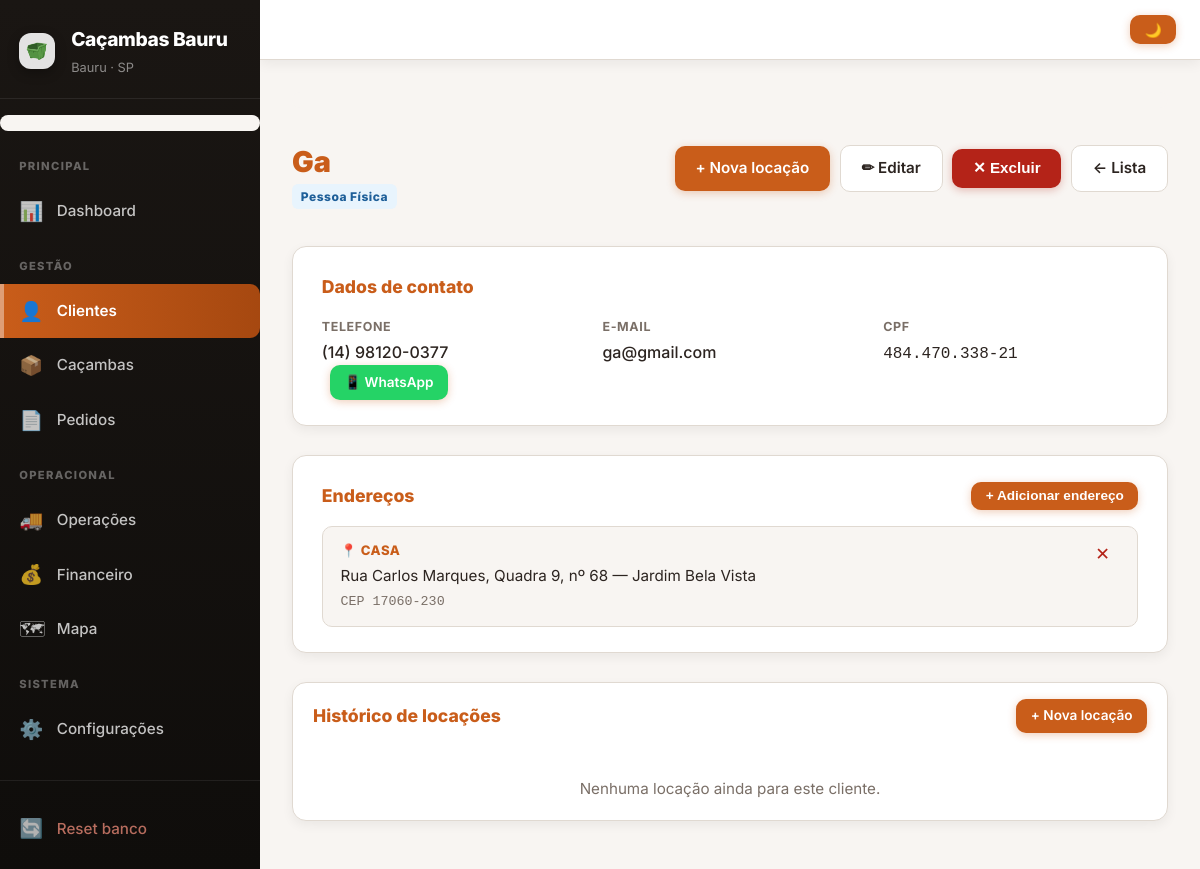
Screenshot of /clientes/1 with the database file from the repository.
### tables this page shows
CREATE TABLE clientes (
            id INTEGER PRIMARY KEY AUTOINCREMENT,
            tipo_pessoa TEXT NOT NULL DEFAULT 'pf',
            nome TEXT NOT NULL,
            cpf TEXT NOT NULL DEFAULT '',
            cnpj TEXT NOT NULL DEFAULT '',
            razao_social TEXT NOT NULL DEFAULT '',
            telefone TEXT NOT NULL,
            email TEXT DEFAULT '',
            endereco TEXT DEFAULT '',
            cep TEXT NOT NULL DEFAULT '',
            rua TEXT NOT NULL DEFAULT '',
            numero TEXT NOT NULL DEFAULT '',
            complemento TEXT NOT NULL DEFAULT ''
        );

CREATE TABLE enderecos_cliente (
            id INTEGER PRIMARY KEY AUTOINCREMENT,
            cliente_id INTEGER NOT NULL,
            cep TEXT NOT NULL DEFAULT '',
            rua TEXT NOT NULL DEFAULT '',
            quadra TEXT NOT NULL DEFAULT '',
            numero TEXT NOT NULL DEFAULT '',
            bairro TEXT NOT NULL DEFAULT '',
            complemento TEXT NOT NULL DEFAULT '',
            apelido TEXT NOT NULL DEFAULT '',
            FOREIGN KEY (cliente_id) REFERENCES clientes(id)
        );

### app.py (the view)
@app.route("/clientes/<int:cid>")
def cliente_detalhe(cid):
    conn = get_conn()
    c = conn.execute(
        "SELECT id,tipo_pessoa,nome,cpf,cnpj,razao_social,telefone,email,cep,rua,numero,complemento"
        " FROM clientes WHERE id=?", (cid,)
    ).fetchone()
    if not c:
        conn.close()
        flash("Cliente não encontrado.","erro")
        return redirect(url_for("clientes"))
    enderecos = conn.execute(
        "SELECT id,apelido,cep,rua,quadra,numero,bairro,complemento"
        " FROM enderecos_cliente WHERE cliente_id=? ORDER BY id", (cid,)
    ).fetchall()
    pedidos = conn.execute(
        """SELECT p.id,p.status,p.pago,p.capacidade_m3,p.endereco_obra,
                  p.obra_rua,p.obra_quadra,p.obra_numero,p.obra_bairro,
                  p.data_inicio,p.data_fim_prevista,p.data_fim_real,p.motorista_entrega,
                  p.motorista_retirada,p.observacoes,p.criado_em,
                  ca.codigo AS cacamba_codigo
           FROM pedidos p LEFT JOIN cacambas ca ON ca.id=p.cacamba_id
           WHERE p.cliente_id=? ORDER BY p.id DESC""", (cid,)
    ).fetchall()
    conn.close()
    return render_template("cliente_detalhe.html",
        cliente=c, enderecos=enderecos, pedidos=pedidos,
        hoje=date.today().isoformat())

### app.py (called while the page is built)
def _get_config():
    conn = get_conn()
    cfg = {r["chave"]: r["valor"] for r in conn.execute("SELECT chave,valor FROM config").fetchall()}
    conn.close()
    return cfg

def _dias_locacao(config=None):
    if config is None:
        config = _get_config()
    try:
        return max(1, min(int(config.get("dias_locacao","7")), 30))
    except ValueError:
        return 7

def _get_motoristas():
    conn = get_conn()
    rows = [r["nome"] for r in conn.execute("SELECT nome FROM motoristas ORDER BY nome").fetchall()]
    conn.close()
    return rows

@app.context_processor
def inject_global_context():
    cfg = _get_config()
    return {
        "empresa_nome": cfg.get("empresa_nome", "Caçambas Bauru"),
        "empresa_fone": cfg.get("empresa_fone", ""),
        "dias_locacao": _dias_locacao(cfg),
        "motoristas": _get_motoristas(),
    }

### database.py (called while the page is built)
def get_conn():
    conn = sqlite3.connect(DB_PATH)
    conn.row_factory = sqlite3.Row
    return conn

### templates/cliente_detalhe.html (shortened to what this page needs)
{% extends "base.html" %}
{% block content %}
<section class="page-head">
  <div>
    <h2>{{ cliente.nome }}</h2>
    <p>
      <span class="badge-tipo {% if cliente.tipo_pessoa == 'pj' %}badge-pj{% else %}badge-pf{% endif %}">
        {{ 'Pessoa Jurídica' if cliente.tipo_pessoa == 'pj' else 'Pessoa Física' }}
      </span>
    </p>
  </div>
  <div class="actions">
    <a class="btn" href="{{ url_for('pedido_novo', cliente_id=cliente.id) }}">+ Nova locação</a>
    <a class="btn btn-sec" href="{{ url_for('cliente_editar', cid=cliente.id) }}">✏ Editar</a>
    <form method="post" action="{{ url_for('cliente_excluir', cid=cliente.id) }}" class="inline-form"
          onsubmit="return confirm('Excluir este cliente permanentemente?')">
      <button type="submit" class="btn btn-danger">✕ Excluir</button>
    </form>
    <a class="btn btn-sec" href="{{ url_for('clientes') }}">← Lista</a>
  </div>
</section>
<div class="card">
  <h3 class="card-title">Dados de contato</h3>
  <div class="detalhe-grid">
      <div>
        <span class="detalhe-label">Telefone</span>
        <span class="detalhe-val">
          {{ cliente.telefone }}
          {% if cliente.telefone %}
          <a href="https://wa.me/55{{ cliente.telefone|replace(' ','')|replace('(','')|replace(')','')|replace('-','') }}?text=Olá, sua caçamba será entregue hoje."
             target="_blank" class="btn btn-sm" style="margin-left:.5rem; background:#25D366; color:white; border:none;">
            📱 WhatsApp
          </a>
          {% endif %}
        </span>
      </div>
    <div>
      <span class="detalhe-label">E-mail</span>
      <span class="detalhe-val">{{ cliente.email or '—' }}</span>
    </div>
    <div>
      <span class="detalhe-label">{% if cliente.tipo_pessoa == 'pj' %}CNPJ{% else %}CPF{% endif %}</span>
      <span class="detalhe-val mono">
        {% if cliente.tipo_pessoa == 'pj' and cliente.cnpj and cliente.cnpj|length == 14 %}
          {{ cliente.cnpj[0:2] }}.{{ cliente.cnpj[2:5] }}.{{ cliente.cnpj[5:8] }}/{{ cliente.cnpj[8:12] }}-{{ cliente.cnpj[12:14] }}
        {% elif cliente.cpf and cliente.cpf|length == 11 %}
          {{ cliente.cpf[0:3] }}.{{ cliente.cpf[3:6] }}.{{ cliente.cpf[6:9] }}-{{ cliente.cpf[9:11] }}
        {% else %}—{% endif %}
      </span>
    </div>
  </div>
</div>
<div class="card">
  <div class="card-head-row">
    <h3 class="card-title">Endereços</h3>
    <button class="btn btn-sm" type="button" onclick="toggleForm('form-end')">+ Adicionar endereço</button>
  </div>
  {% if enderecos %}
  <div class="enderecos-lista">
    {% for e in enderecos %}
    <div class="endereco-item">
      <div class="endereco-info">
        {% if e.apelido %}<strong class="end-apelido">📍 {{ e.apelido }}</strong>{% endif %}
        <span>
          {{ e.rua }}
          {%- if e.quadra %}, Quadra {{ e.quadra }}{% endif %}
          {%- if e.numero %}, nº {{ e.numero }}{% endif %}
          {%- if e.bairro %} — {{ e.bairro }}{% endif %}
        </span>
        {% if e.cep and e.cep|length == 8 %}<small class="muted mono">CEP {{ e.cep[0:5] }}-{{ e.cep[5:8] }}</small>{% endif %}
      </div>
      <form method="post" action="{{ url_for('cliente_endereco_excluir', cid=cliente.id, eid=e.id) }}"
            onsubmit="return confirm('Remover este endereço?')">
        <button type="submit" class="btn-icon-danger" title="Remover">✕</button>
      </form>
    </div>
    {% endfor %}
  </div>
  {% else %}
  <p class="muted" style="margin:.5rem 0 0; font-size:.9rem">Nenhum endereço adicional. Clique em "+ Adicionar endereço" para incluir.</p>
  {% endif %}
</div>
<div class="card table-wrap">
  <div class="card-head-row" style="padding:1rem 1.25rem .5rem">
    <h3 class="card-title">Histórico de locações</h3>
    <a class="btn btn-sm" href="{{ url_for('pedido_novo', cliente_id=cliente.id) }}">+ Nova locação</a>
  </div>
  {% if pedidos %}
  <table class="tabela-dados">
    <thead>
      <tr>
        <th>#</th>
        <th>Endereço da obra</th>
        <th>Tam.</th>
        <th>Retirada</th>
        <th>Caçamba</th>
        <th>Status</th>
        <th>Pagamento</th>
      </tr>
    </thead>
    <tbody>
      {% for p in pedidos %}
      {% set vencida = p.data_fim_prevista and p.data_fim_prevista < hoje and p.status != 'finalizado' %}
      <tr class="{% if vencida %}linha-vencida{% endif %}">
        <td class="mono">#{{ p.id }}</td>
        <td class="cel-obra-pedido">
          {{ p.obra_rua or p.endereco_obra or '—' }}{% if p.obra_numero %}, nº {{ p.obra_numero }}{% endif %}
          {% if p.obra_bairro %}<br><small class="muted">{{ p.obra_bairro }}</small>{% endif %}
          {% if p.observacoes %}<br><small class="muted">Obs: {{ p.observacoes }}</small>{% endif %}
        </td>
        <td><strong>{{ p.capacidade_m3 }} m³</strong></td>
        <td>
          {% if p.status in ['cancelado','finalizado'] and p.data_fim_real %}
            {{ p.data_inicio }} a {{ p.data_fim_real }}
          {% else %}
            {{ p.data_fim_prevista or 'na entrega' }}
          {% endif %}
          {% if p.motorista_entrega %}<br><small class="muted">Entregue por {{ p.motorista_entrega }}</small>{% endif %}
          {% if p.motorista_retirada %}<br><small class="muted">Retirada por {{ p.motorista_retirada }}</small>{% endif %}
          {% if vencida %}<br><span class="badge-vencido">vencida</span>{% endif %}
        </td>
        <td>{{ p.cacamba_codigo or '—' }}</td>
        <td><span class="status-chip status-{{ p.status }}">{{ p.status.replace('_',' ') }}</span></td>
        <td>
          {% if p.pago %}
            <span class="badge-pago">✓ Pago</span>
          {% else %}
            <span class="badge-nao-pago">Pendente</span>
            <form class="inline-form" method="post" action="{{ url_for('pedido_pagar', pid=p.id) }}">
              <input type="hidden" name="origem" value="cliente_{{ cliente.id }}">
              <button type="submit" class="btn-pagar">Marcar pago</button>
            </form>
          {% endif %}
        </td>
      </tr>
      {% endfor %}
    </tbody>
  </table>
  {% else %}
  <div class="empty-state">Nenhuma locação ainda para este cliente.</div>
  {% endif %}
</div>
{% endblock %}

### rows the page displays
clientes: nome "Ga", tipo_pessoa "Pessoa Física", telefone "(14) 98120-0377", email "ga@gmail.com", cpf "484", cpf "470", cpf "338", cpf "21"
enderecos_cliente: apelido "CASA", rua "Rua Carlos Marques", quadra "9", numero "68", bairro "Jardim Bela Vista", cep "17060", cep "230"

### other values shown
{{ empresa_nome or 'Caçambas' }} "Caçambas Bauru"
{{ empresa_fone or 'Bauru · SP' }} "Bauru · SP"
